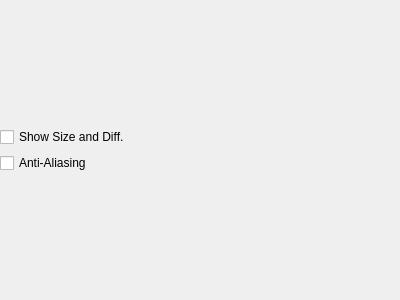
<?xml version="1.0" encoding="UTF-8"?>
<ui version="4.0">
 <class>TransformOptionsWidget</class>
 <widget class="QWidget" name="TransformOptionsWidget">
  <property name="geometry">
   <rect>
    <x>0</x>
    <y>0</y>
    <width>400</width>
    <height>300</height>
   </rect>
  </property>
  <property name="windowTitle">
   <string>Form</string>
  </property>
  <layout class="QVBoxLayout" name="verticalLayout">
   <property name="leftMargin">
    <number>0</number>
   </property>
   <property name="topMargin">
    <number>0</number>
   </property>
   <property name="rightMargin">
    <number>0</number>
   </property>
   <property name="bottomMargin">
    <number>0</number>
   </property>
   <item>
    <layout class="QVBoxLayout" name="verticalLayout_2">
     <property name="topMargin">
      <number>0</number>
     </property>
     <item>
      <widget class="QCheckBox" name="showSelectionInfoCheckBox">
       <property name="toolTip">
        <string>Enable or disable feathering</string>
       </property>
       <property name="text">
        <string>Show Size and Diff.</string>
       </property>
      </widget>
     </item>
     <item>
      <widget class="QCheckBox" name="antiAliasingCheckBox">
       <property name="text">
        <string>Anti-Aliasing</string>
       </property>
      </widget>
     </item>
    </layout>
   </item>
  </layout>
 </widget>
 <resources/>
 <connections/>
</ui>
